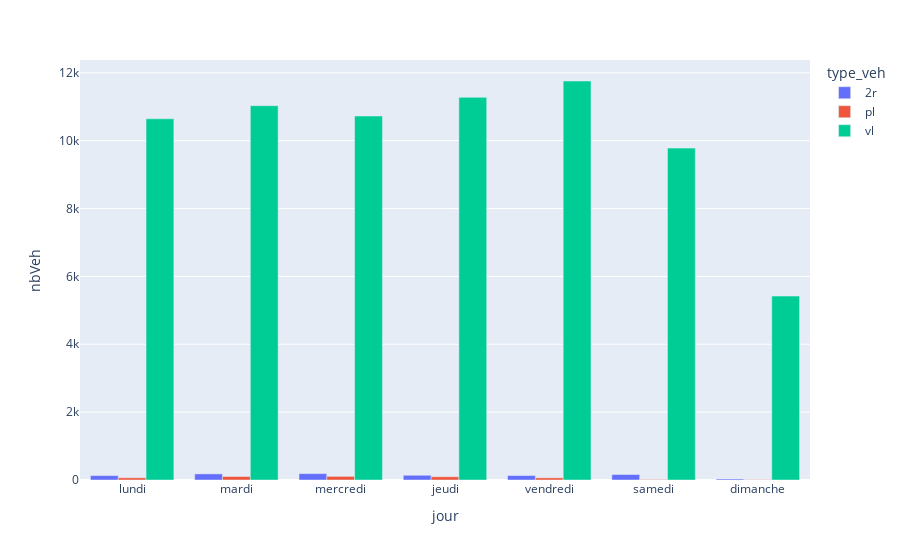

Here is the notebook cell this chart was saved with:
### Code cell
dicoJournalier['mja']['2sens']['graph']

### Figure 1 — Plotly figure (JSON) as saved in the notebook; plotly's stock layout.template omitted (floating-point values rounded to 4 significant figures)
{"data": [{"alignmentgroup": "True", "hovertemplate": "type_veh=2r<br>jour=%{x}<br>nbVeh=%{y}<extra></extra>", "legendgroup": "2r", "marker": {"color": "#636efa"}, "name": "2r", "offsetgroup": "2r", "orientation": "v", "showlegend": true, "textposition": "auto", "type": "bar", "x": ["dimanche", "jeudi", "lundi", "mardi", "mercredi", "samedi", "vendredi"], "xaxis": "x", "y": [30, 139, 130, 180, 188, 161, 131], "yaxis": "y"}, {"alignmentgroup": "True", "hovertemplate": "type_veh=pl<br>jour=%{x}<br>nbVeh=%{y}<extra></extra>", "legendgroup": "pl", "marker": {"color": "#EF553B"}, "name": "pl", "offsetgroup": "pl", "orientation": "v", "showlegend": true, "textposition": "auto", "type": "bar", "x": ["dimanche", "jeudi", "lundi", "mardi", "mercredi", "samedi", "vendredi"], "xaxis": "x", "y": [11, 96, 65, 103, 106, 15, 63], "yaxis": "y"}, {"alignmentgroup": "True", "hovertemplate": "type_veh=vl<br>jour=%{x}<br>nbVeh=%{y}<extra></extra>", "legendgroup": "vl", "marker": {"color": "#00cc96"}, "name": "vl", "offsetgroup": "vl", "orientation": "v", "showlegend": true, "textposition": "auto", "type": "bar", "x": ["dimanche", "jeudi", "lundi", "mardi", "mercredi", "samedi", "vendredi"], "xaxis": "x", "y": [5420, 11276, 10644, 11030, 10725, 9780, 11758], "yaxis": "y"}], "layout": {"autosize": true, "barmode": "group", "legend": {"title": {"text": "type_veh"}, "tracegroupgap": 0}, "margin": {"t": 60}, "xaxis": {"anchor": "y", "autorange": true, "categoryarray": ["lundi", "mardi", "mercredi", "jeudi", "vendredi", "samedi", "dimanche"], "categoryorder": "array", "domain": [0, 1], "range": [-0.5, 6.5], "title": {"text": "jour"}, "type": "category"}, "yaxis": {"anchor": "x", "autorange": true, "domain": [0, 1], "range": [0, 12380.0], "title": {"text": "nbVeh"}, "type": "linear"}}}
